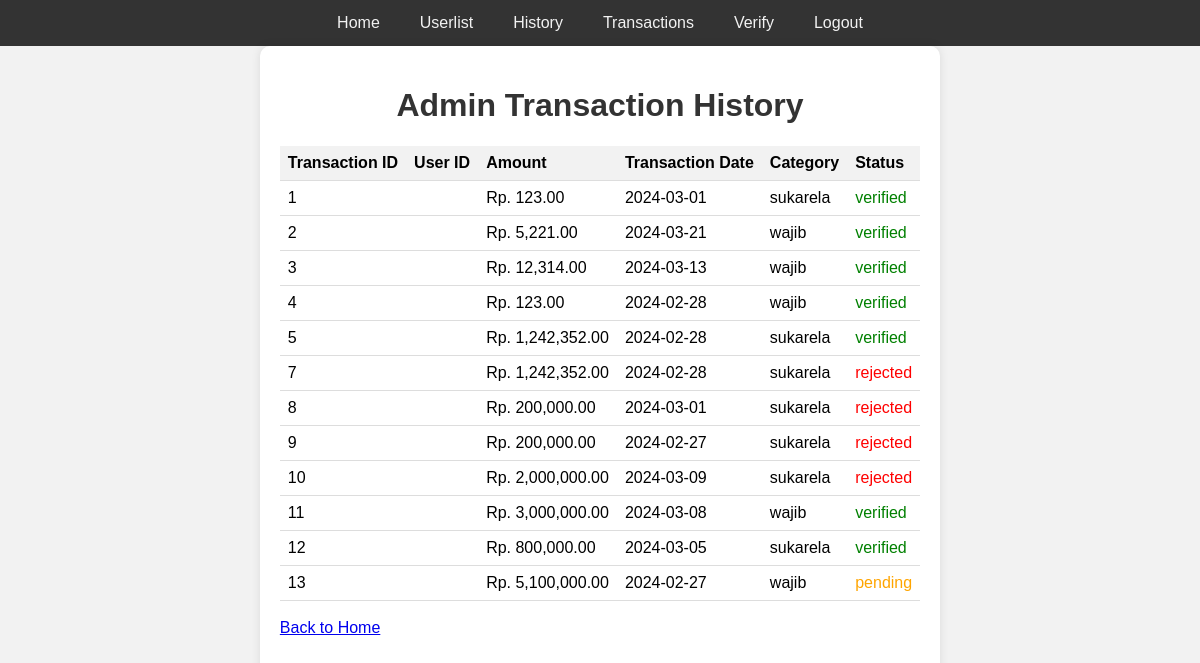
Screenshot of /WEBPROG_UTS_FINAL/admin-history.php (signed in) with the database file from the repository.
### tables this page shows
CREATE TABLE `transactions` (
  `transaction_id` int(11) NOT NULL,
  `user_id` int(11) DEFAULT NULL,
  `category` enum('pokok','wajib','sukarela') DEFAULT NULL,
  `transaction_date` date DEFAULT NULL,
  `amount` decimal(10,2) DEFAULT NULL,
  `proof_path` varchar(255) DEFAULT NULL,
  `status` enum('pending','verified','rejected') DEFAULT 'pending',
  `verified` enum('pending','verified','rejected') NOT NULL DEFAULT 'pending'
);

### WEBPROG_UTS_FINAL/admin-history.php (the view, shortened to what this page needs)
<?php
if (!isset($_SESSION['email'])) {
    header("Location: index.php");
    exit();
} else {
    $servername = "localhost";
    $username = "root";
    $password = "";
    $database = "admin & nasabah bank";
    $conn = new mysqli($servername, $username, $password, $database);
    $sql = "SELECT * FROM transactions";
    $result = $conn->query($sql);
}
?>
<!DOCTYPE html>
<html lang="en">
<head>
</head>
<body>
    <div class="navbar">
        <a href="admin-home.php">Home</a>
        <a href="admin-userlist.php">Userlist</a>
        <a href="admin-history.php">History</a>
        <a href="admin-transaction.php">Transactions</a>
        <a href="admin-verify.php">Verify</a>
        <a href="index.php">Logout</a>
    </div>
    <div class="container">
        <header class="header">
            <h1>Admin Transaction History</h1>
        </header>
        <?php
        if ($result->num_rows > 0) {
            echo "<table>
            <tr>
            <th>Transaction ID</th>
            <th>User ID</th>
            <th>Amount</th>
            <th>Transaction Date</th>
            <th>Category</th>
            <th>Status</th>
            </tr>";
            while($row = $result->fetch_assoc()) {
                echo "<tr>";
                echo "<td>" . $row['transaction_id'] . "</td>";
                echo "<td>" . $row['user_id'] . "</td>";
                echo "<td>Rp. " . number_format($row['amount'], 2) . "</td>";
                echo "<td>" . $row['transaction_date'] . "</td>";
                echo "<td>" . $row['category'] . "</td>";
                echo "<td class='status-" . strtolower($row['status']) . "'>" . $row['status'] . "</td>";
                echo "</tr>";
            }
            echo "</table>";
        } else {
            echo "No transactions found.";
        }
        ?>
        <br>
        <a href="admin-home.php">Back to Home</a>
    </div>
</body>
</html>

### WEBPROG_UTS_FINAL/admin-history.php (style rules this page uses)
body { font-family: Arial, sans-serif; margin: 0; padding: 0; background-color: #f2f2f2; display: flex; flex-direction: column; min-height: 100vh; }
.container { flex: 1; max-width: 1200px; margin: 0 auto; padding: 20px; background-color: #fff; box-shadow: 0 0 10px rgba(0, 0, 0, 0.1); border-radius: 10px; }
.header { text-align: center; margin-bottom: 20px; }
h1 { color: #333; }
.navbar { background-color: #333; overflow: hidden; display: flex; justify-content: center; }
.navbar a { float: left; display: block; color: #f2f2f2; text-align: center; padding: 14px 20px; text-decoration: none; }
table { width: 100%; border-collapse: collapse; margin-top: 20px; }
th, td { padding: 8px; text-align: left; border-bottom: 1px solid #ddd; }
th { background-color: #f2f2f2; }
.status-verified { color: green; }
.status-rejected { color: red; }
.status-pending { color: orange; }

### rows the page displays
transactions: transaction_id "1", amount "123.00", transaction_date "2024-03-01", category "sukarela", status "verified"
transactions: transaction_id "2", amount "5,221.00", transaction_date "2024-03-21", category "wajib", status "verified"
transactions: transaction_id "3", amount "12,314.00", transaction_date "2024-03-13", category "wajib", status "verified"
transactions: transaction_id "4", amount "123.00", transaction_date "2024-02-28", category "wajib", status "verified"
transactions: transaction_id "5", amount "1,242,352.00", transaction_date "2024-02-28", category "sukarela", status "verified"
transactions: transaction_id "7", amount "1,242,352.00", transaction_date "2024-02-28", category "sukarela", status "rejected"
transactions: transaction_id "8", amount "200,000.00", transaction_date "2024-03-01", category "sukarela", status "rejected"
transactions: transaction_id "9", amount "200,000.00", transaction_date "2024-02-27", category "sukarela", status "rejected"
transactions: transaction_id "10", amount "2,000,000.00", transaction_date "2024-03-09", category "sukarela", status "rejected"
transactions: transaction_id "11", amount "3,000,000.00", transaction_date "2024-03-08", category "wajib", status "verified"
transactions: transaction_id "12", amount "800,000.00", transaction_date "2024-03-05", category "sukarela", status "verified"
transactions: transaction_id "13", amount "5,100,000.00", transaction_date "2024-02-27", category "wajib", status "pending"
